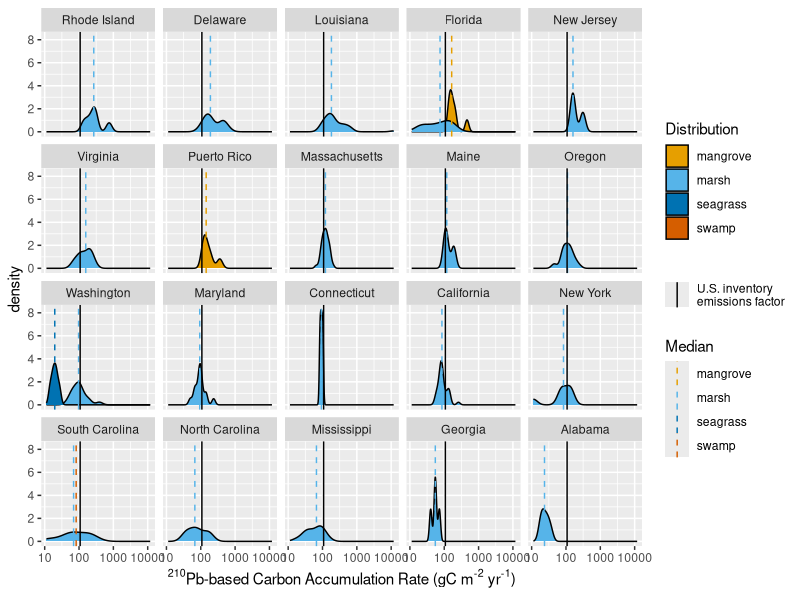
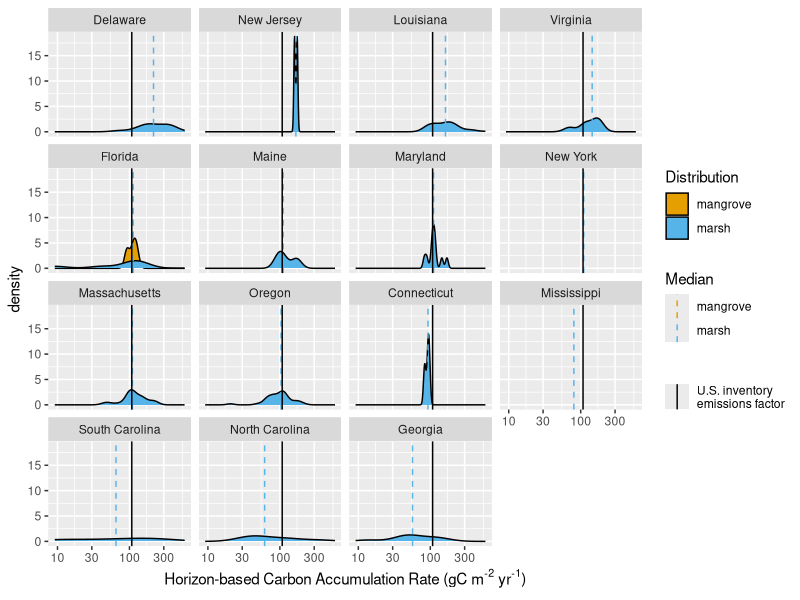
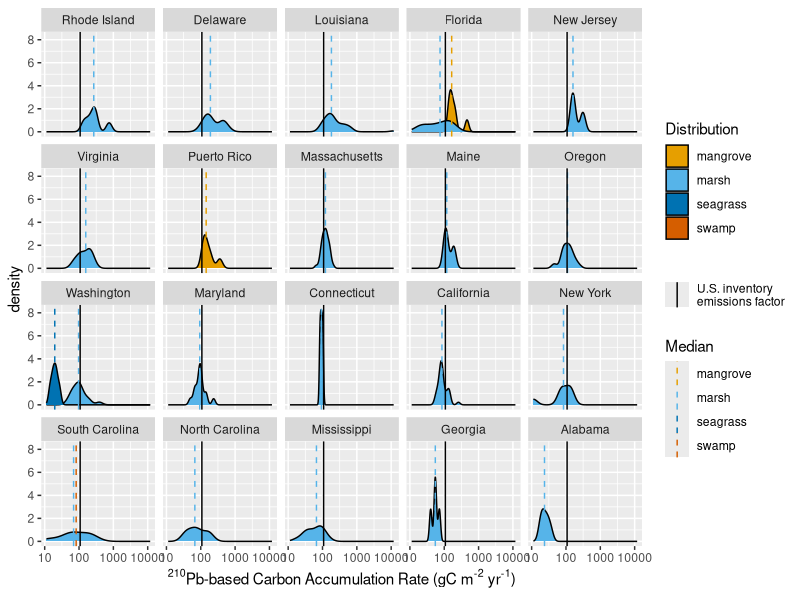
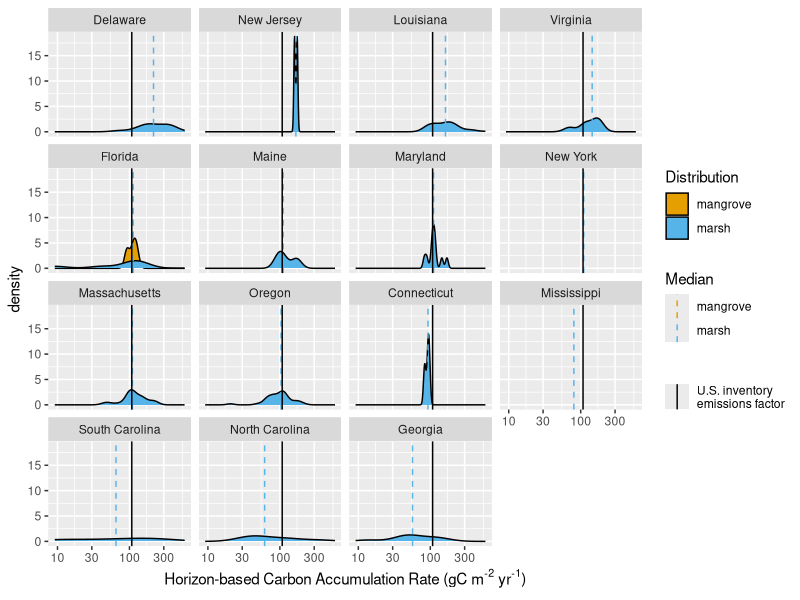

R code for these plots, in order:


library(tidyverse)

impacts <- read_csv("data/CCN_impacts.csv")

ccn_cars <- read_csv("carbon_accumulation_rates/ccn_car_210Pb.csv") %>% 
  filter(!is.na(carbon_accumulation_mean),
         country == "United States",
         habitat %in% c("marsh", "mangrove", "swamp", "seagrass")) %>% 
  left_join(impacts) %>% 
  mutate(impact_class = ifelse(is.na(impact_class), "natural", impact_class),
         impact_class2 = recode(impact_class,
                                "ditched"="drained",
                                "tidally restored"="restored",
                                "revegetated" = "restored",
                                "managed impounded"="impounded",
                                "tidally restricted"="impounded",
                                "salt impacted"="natural",
                               "diked and drained"="drained")) 

state_meds_all <- ccn_cars %>% 
  group_by(admin_division, habitat, impact_class2) %>% 
  summarise(median_car = median(carbon_accumulation_mean, na.rm = T),
            mean_car = mean(carbon_accumulation_mean, na.rm = T),
            sd = sd(carbon_accumulation_mean, na.rm = T),
            n = n(),
            upper_CI = quantile(carbon_accumulation_mean, 0.975),
            lower_CI = quantile(carbon_accumulation_mean, 0.025)) %>% 
  arrange(impact_class2, -median_car) %>% 
  ungroup()

state_meds_nat <- ccn_cars %>% 
  filter(impact_class2 == "natural") %>% 
  group_by(admin_division, habitat) %>% 
  summarise(median_car = median(carbon_accumulation_mean, na.rm = T),
            mean_car = mean(carbon_accumulation_mean, na.rm = T),
            sd = sd(carbon_accumulation_mean, na.rm = T),
            n = n(),
            upper_CI = quantile(carbon_accumulation_mean, 0.975),
            lower_CI = quantile(carbon_accumulation_mean, 0.025)) %>% 
  arrange(-median_car) %>% 
  ungroup() %>% 
  mutate('emissions factor' = 107.7494,
         IPCC_ef = "U.S. inventory\nemissions factor")



View(state_meds_nat)

order_these <- state_meds_nat %>% 
  group_by(admin_division) %>% 
  summarise(median_car = max(median_car)) %>% 
  arrange(-median_car)

ccn_cars_natural <- ccn_cars %>% 
  filter(impact_class2 == "natural")

ccn_cars_natural$admin_division <- factor(ccn_cars_natural$admin_division,
                                  levels = order_these$admin_division)

state_meds_nat$admin_division <- factor(state_meds_nat$admin_division,
                                  levels = order_these$admin_division)



cbp2 <- (c("#E69F00", 
           "#56B4E9", 
           # "#009E73",
           # "#F0E442", 
           "#0072B2", 
           "#D55E00", 
           "#CC79A7"))

ggplot(ccn_cars_natural, aes(x = carbon_accumulation_mean)) +
  geom_density(aes(fill = habitat)) +
  facet_wrap(.~admin_division) +
  scale_x_log10() +
  geom_vline(data = state_meds_nat, aes(xintercept = median_car, color = habitat), lty = 2) +
  geom_vline(data = state_meds_nat, aes(lty = IPCC_ef,
                                        xintercept = `emissions factor`
                                        ),   color = "black")  +
  xlab(expression(paste(""^"210","Pb-based Carbon Accumulation Rate (gC m"^"-2", " yr"^"-1",")"))) +
  labs(color="Median", fill = "Distribution", lty = element_blank()) +
  scale_fill_manual(values = cbp2) +
  scale_color_manual(values = cbp2)

ggsave("State Level Carbon Burial Distribution.pdf", width = 7.25, height = 5)

View(ccn_cars %>% 
       filter(admin_division == "Rhode Island", ! is.na(carbon_accumulation_mean)) %>% 
       select(study_id, site_id, core_id, carbon_accumulation_mean)
     )





### 137 Cs
ccn_cars2 <- read_csv("carbon_accumulation_rates/output/cs_and_horizon_car.csv") %>% 
  filter(!is.na(carbon_accumulation_mean),
         country == "United States",
         habitat %in% c("marsh", "mangrove", "swamp", "seagrass")) %>% 
  left_join(impacts) %>% 
  mutate(impact_class = ifelse(is.na(impact_class), "natural", impact_class),
         impact_class2 = recode(impact_class,
                                "ditched"="drained",
                                "tidally restored"="restored",
                                "revegetated" = "restored",
                                "managed impounded"="impounded",
                                "tidally restricted"="impounded",
                                "salt impacted"="natural",
                                "diked and drained"="drained")) 

state_meds_all2 <- ccn_cars2 %>% 
  group_by(admin_division, habitat, impact_class2) %>% 
  summarise(median_car = median(carbon_accumulation_mean, na.rm = T),
            mean_car = mean(carbon_accumulation_mean, na.rm = T),
            sd = sd(carbon_accumulation_mean, na.rm = T),
            n = n(),
            upper_CI = quantile(carbon_accumulation_mean, 0.975),
            lower_CI = quantile(carbon_accumulation_mean, 0.025)) %>% 
  arrange(impact_class2, -median_car) %>% 
  ungroup()

state_meds_nat2 <- ccn_cars2 %>% 
  filter(impact_class2 == "natural") %>% 
  group_by(admin_division, habitat) %>% 
  summarise(median_car = median(carbon_accumulation_mean, na.rm = T),
            mean_car = mean(carbon_accumulation_mean, na.rm = T),
            sd = sd(carbon_accumulation_mean, na.rm = T),
            n = n(),
            upper_CI = quantile(carbon_accumulation_mean, 0.975),
            lower_CI = quantile(carbon_accumulation_mean, 0.025)) %>% 
  arrange(-median_car) %>% 
  ungroup() %>% 
  mutate('emissions factor' = 107.7494,
         IPCC_ef = "U.S. inventory\nemissions factor")



View(state_meds_nat2)

order_these2 <- state_meds_nat2 %>% 
  group_by(admin_division) %>% 
  summarise(median_car = max(median_car)) %>% 
  arrange(-median_car)

ccn_cars_natural2 <- ccn_cars2 %>% 
  filter(impact_class2 == "natural")

ccn_cars_natural2$admin_division <- factor(ccn_cars_natural2$admin_division,
                                          levels = order_these2$admin_division)

state_meds_nat2$admin_division <- factor(state_meds_nat2$admin_division,
                                        levels = order_these2$admin_division)


ggplot(ccn_cars_natural2, aes(x = carbon_accumulation_mean)) +
  geom_density(aes(fill = habitat)) +
  facet_wrap(.~admin_division) +
  scale_x_log10() +
  geom_vline(data = state_meds_nat2, aes(xintercept = median_car, color = habitat), lty = 2) +
  geom_vline(data = state_meds_nat2, aes(lty = IPCC_ef,
                                        xintercept = `emissions factor`
  ),   color = "black")  +
  xlab(expression(paste("Horizon-based Carbon Accumulation Rate (gC m"^"-2", " yr"^"-1",")"))) +
  labs(color="Median", fill = "Distribution", lty = element_blank()) +
  scale_fill_manual(values = cbp2) +
  scale_color_manual(values = cbp2)

ggsave("State Level Carbon Burial Distribution.pdf", width = 7.25, height = 5)

View(ccn_cars %>% 
       filter(admin_division == "Rhode Island", ! is.na(carbon_accumulation_mean)) %>% 
       select(study_id, site_id, core_id, carbon_accumulation_mean)
)
